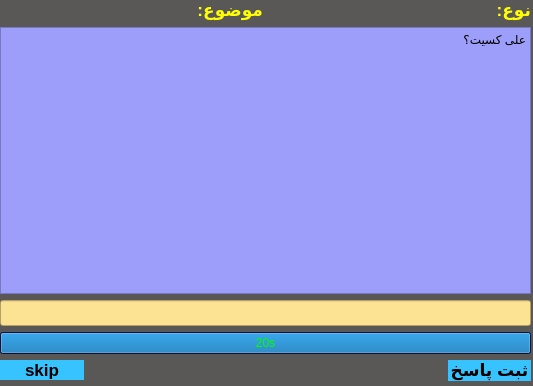
<?xml version="1.0" encoding="UTF-8"?>
<ui version="4.0">
 <class>ShortQuestion</class>
 <widget class="QDialog" name="ShortQuestion">
  <property name="geometry">
   <rect>
    <x>0</x>
    <y>0</y>
    <width>533</width>
    <height>386</height>
   </rect>
  </property>
  <property name="windowTitle">
   <string>Dialog</string>
  </property>
  <property name="styleSheet">
   <string notr="true">background-color: #5A5856;</string>
  </property>
  <widget class="QWidget" name="gridLayoutWidget">
   <property name="geometry">
    <rect>
     <x>0</x>
     <y>0</y>
     <width>531</width>
     <height>381</height>
    </rect>
   </property>
   <layout class="QGridLayout" name="gridLayout">
    <item row="0" column="5">
     <widget class="QLabel" name="typetxt_2">
      <property name="styleSheet">
       <string notr="true">color: yellow;font-weight: 900;font-size: 17px;</string>
      </property>
      <property name="text">
       <string>نوع:</string>
      </property>
     </widget>
    </item>
    <item row="0" column="2">
     <widget class="QLabel" name="cat_text_2">
      <property name="styleSheet">
       <string notr="true">color: yellow;font-weight: 900;font-size: 17px;</string>
      </property>
      <property name="text">
       <string>موضوع:</string>
      </property>
     </widget>
    </item>
    <item row="1" column="0" colspan="6">
     <widget class="QTextBrowser" name="quesText_2">
      <property name="styleSheet">
       <string notr="true">background-color: #9D9DFA ;
font-weight: 900;
font-size: 15px;</string>
      </property>
      <property name="html">
       <string>&lt;!DOCTYPE HTML PUBLIC &quot;-//W3C//DTD HTML 4.0//EN&quot; &quot;http://www.w3.org/TR/REC-html40/strict.dtd&quot;&gt;
&lt;html&gt;&lt;head&gt;&lt;meta name=&quot;qrichtext&quot; content=&quot;1&quot; /&gt;&lt;meta charset=&quot;utf-8&quot; /&gt;&lt;style type=&quot;text/css&quot;&gt;
p, li { white-space: pre-wrap; }
hr { height: 1px; border-width: 0; }
li.unchecked::marker { content: &quot;\2610&quot;; }
li.checked::marker { content: &quot;\2612&quot;; }
&lt;/style&gt;&lt;/head&gt;&lt;body style=&quot; font-family:'Segoe UI'; font-size:15px; font-weight:900; font-style:normal;&quot;&gt;
&lt;p align=&quot;right&quot; style=&quot; margin-top:0px; margin-bottom:0px; margin-left:0px; margin-right:0px; -qt-block-indent:0; text-indent:0px;&quot;&gt;&lt;span style=&quot; font-size:9pt; font-weight:400;&quot;&gt;علی کسیت؟&lt;/span&gt;&lt;/p&gt;&lt;/body&gt;&lt;/html&gt;</string>
      </property>
     </widget>
    </item>
    <item row="2" column="0" colspan="6">
     <widget class="QLineEdit" name="answelineedit">
      <property name="styleSheet">
       <string notr="true">background-color: #FCE293 ;
color: blue;
font-weight: 900;
font-size: 15px;
</string>
      </property>
      <property name="text">
       <string/>
      </property>
     </widget>
    </item>
    <item row="4" column="0">
     <widget class="QPushButton" name="skipbot_2">
      <property name="styleSheet">
       <string notr="true">background-color: #36C3FF ; 
 font-weight: 1000; 
 font-size: 17px; 
 border: none; </string>
      </property>
      <property name="text">
       <string>skip</string>
      </property>
     </widget>
    </item>
    <item row="4" column="5">
     <widget class="QPushButton" name="verifybot_2">
      <property name="styleSheet">
       <string notr="true">background-color: #36C3FF ; 
 font-weight: 1000; 
 font-size: 17px; 
 border: none; </string>
      </property>
      <property name="text">
       <string>ثبت پاسخ</string>
      </property>
     </widget>
    </item>
    <item row="3" column="0" colspan="6">
     <widget class="QProgressBar" name="progressBar_2">
      <property name="styleSheet">
       <string notr="true">background-color: rgb(22, 23, 75);
color: rgb(0, 255, 0);</string>
      </property>
      <property name="maximum">
       <number>20</number>
      </property>
      <property name="value">
       <number>20</number>
      </property>
      <property name="textVisible">
       <bool>true</bool>
      </property>
      <property name="invertedAppearance">
       <bool>false</bool>
      </property>
      <property name="format">
       <string notr="true">%vs</string>
      </property>
     </widget>
    </item>
    <item row="0" column="0" colspan="2">
     <widget class="QLabel" name="category">
      <property name="styleSheet">
       <string notr="true">color: #29FF43;font-weight: 900;font-size: 17px;</string>
      </property>
      <property name="text">
       <string/>
      </property>
      <property name="alignment">
       <set>Qt::AlignRight|Qt::AlignTrailing|Qt::AlignVCenter</set>
      </property>
     </widget>
    </item>
    <item row="0" column="3" colspan="2">
     <widget class="QLabel" name="category_2">
      <property name="styleSheet">
       <string notr="true">color: #29FF43;font-weight: 900;font-size: 17px;</string>
      </property>
      <property name="text">
       <string/>
      </property>
      <property name="alignment">
       <set>Qt::AlignRight|Qt::AlignTrailing|Qt::AlignVCenter</set>
      </property>
     </widget>
    </item>
   </layout>
  </widget>
 </widget>
 <resources/>
 <connections/>
</ui>
